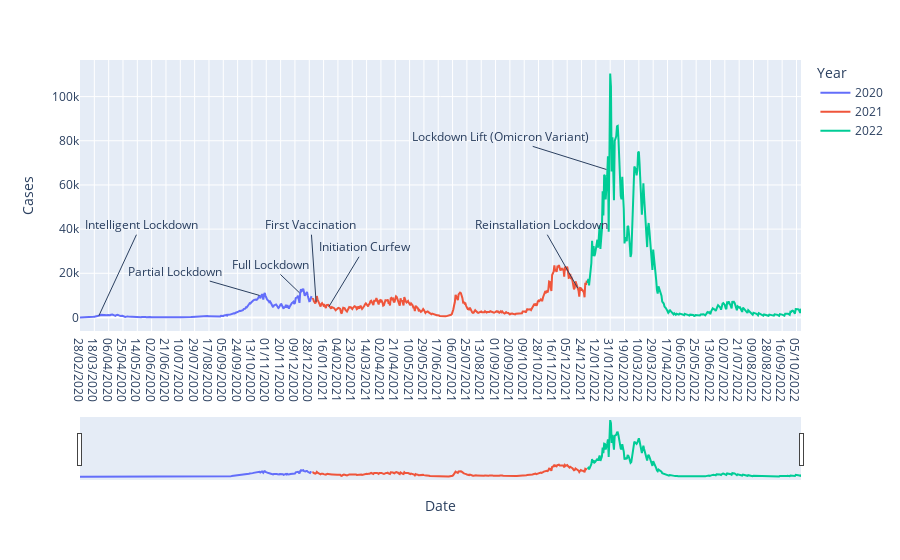

The cell this chart's notebook holds for it:
### Code cell
# Adding all annotations corresponding to the different government measures

fig.add_annotation(x='24/03/2020', y=749, ax = '19/05/2020', ay = 42000, text = 'Intelligent Lockdown',
                  xref='x', yref='y', axref='x', ayref='y')

fig.add_annotation(x='23/10/2020', y=9972, text = 'Partial Lockdown', ax='03/07/2020', ay = 21000, 
                  xref='x', yref='y', axref='x', ayref='y')

fig.add_annotation(x='15/12/2020', y=11166, text = 'Full Lockdown', ax = '06/11/2020', ay=24000,
                  xref='x', yref='y', axref='x', ayref='y')

fig.add_annotation(x='06/01/2021', y=7087, text='First Vaccination', ax = '30/12/2020', ay = 42000,
                  xref='x', yref='y', axref='x', ayref='y')

fig.add_annotation(x='23/01/2021', y=4881, text = 'Initiation Curfew', ax = '12/03/2021', ay = 32000,
                  xref='x', yref='y', axref='x', ayref='y')

fig.add_annotation(x='19/12/2021', y=13255, text='Reinstallation Lockdown', ax = '01/11/2021', ay=42000, 
                  xref='x', yref='y', axref='x', ayref='y')
fig.add_annotation(x='26/01/2022', y=67000, text = 'Lockdown Lift (Omicron Variant)', ax = '08/09/2021', ay = 82000, 
                  xref='x', yref='y', axref='x', ayref='y')

# # implement the slider visualisation tool
fig.update_layout(xaxis=dict(rangeselector=dict(buttons=list([dict(count=1, 
                step="day", stepmode="backward"),])), rangeslider=dict(visible=True),))
fig.show()

### Figure 1 — Plotly figure (JSON) as saved in the notebook; plotly's stock layout.template omitted (floating-point values rounded to 4 significant figures; data arrays with more than 128 entries replaced by an {"elided": "..."} marker saying what was removed)
{"data": [{"hovertemplate": "Year=2020<br>Date=%{x}<br>Cases=%{y}<extra></extra>", "legendgroup": "2020", "line": {"color": "#636efa", "dash": "solid"}, "marker": {"symbol": "circle"}, "mode": "lines", "name": "2020", "orientation": "v", "showlegend": true, "type": "scatter", "x": {"elided": "308 str values"}, "xaxis": "x", "y": {"elided": "308 int values"}, "yaxis": "y"}, {"hovertemplate": "Year=2021<br>Date=%{x}<br>Cases=%{y}<extra></extra>", "legendgroup": "2021", "line": {"color": "#EF553B", "dash": "solid"}, "marker": {"symbol": "circle"}, "mode": "lines", "name": "2021", "orientation": "v", "showlegend": true, "type": "scatter", "x": {"elided": "365 str values"}, "xaxis": "x", "y": {"elided": "365 int values"}, "yaxis": "y"}, {"hovertemplate": "Year=2022<br>Date=%{x}<br>Cases=%{y}<extra></extra>", "legendgroup": "2022", "line": {"color": "#00cc96", "dash": "solid"}, "marker": {"symbol": "circle"}, "mode": "lines", "name": "2022", "orientation": "v", "showlegend": true, "type": "scatter", "x": {"elided": "284 str values"}, "xaxis": "x", "y": {"elided": "284 int values"}, "yaxis": "y"}], "layout": {"annotations": [{"ax": "19/05/2020", "axref": "x", "ay": 42000, "ayref": "y", "text": "Intelligent Lockdown", "x": "24/03/2020", "xref": "x", "y": 749, "yref": "y"}, {"ax": "03/07/2020", "axref": "x", "ay": 21000, "ayref": "y", "text": "Partial Lockdown", "x": "23/10/2020", "xref": "x", "y": 9972, "yref": "y"}, {"ax": "06/11/2020", "axref": "x", "ay": 24000, "ayref": "y", "text": "Full Lockdown", "x": "15/12/2020", "xref": "x", "y": 11166, "yref": "y"}, {"ax": "30/12/2020", "axref": "x", "ay": 42000, "ayref": "y", "text": "First Vaccination", "x": "06/01/2021", "xref": "x", "y": 7087, "yref": "y"}, {"ax": "12/03/2021", "axref": "x", "ay": 32000, "ayref": "y", "text": "Initiation Curfew", "x": "23/01/2021", "xref": "x", "y": 4881, "yref": "y"}, {"ax": "01/11/2021", "axref": "x", "ay": 42000, "ayref": "y", "text": "Reinstallation Lockdown", "x": "19/12/2021", "xref": "x", "y": 13255, "yref": "y"}, {"ax": "08/09/2021", "axref": "x", "ay": 82000, "ayref": "y", "text": "Lockdown Lift (Omicron Variant)", "x": "26/01/2022", "xref": "x", "y": 67000, "yref": "y"}], "legend": {"title": {"text": "Year"}, "tracegroupgap": 0}, "margin": {"t": 60}, "xaxis": {"anchor": "y", "domain": [0, 1], "rangeselector": {"buttons": [{"count": 1, "step": "day", "stepmode": "backward"}]}, "rangeslider": {"visible": true}, "title": {"text": "Date"}}, "yaxis": {"anchor": "x", "domain": [0, 1], "title": {"text": "Cases"}}}}
